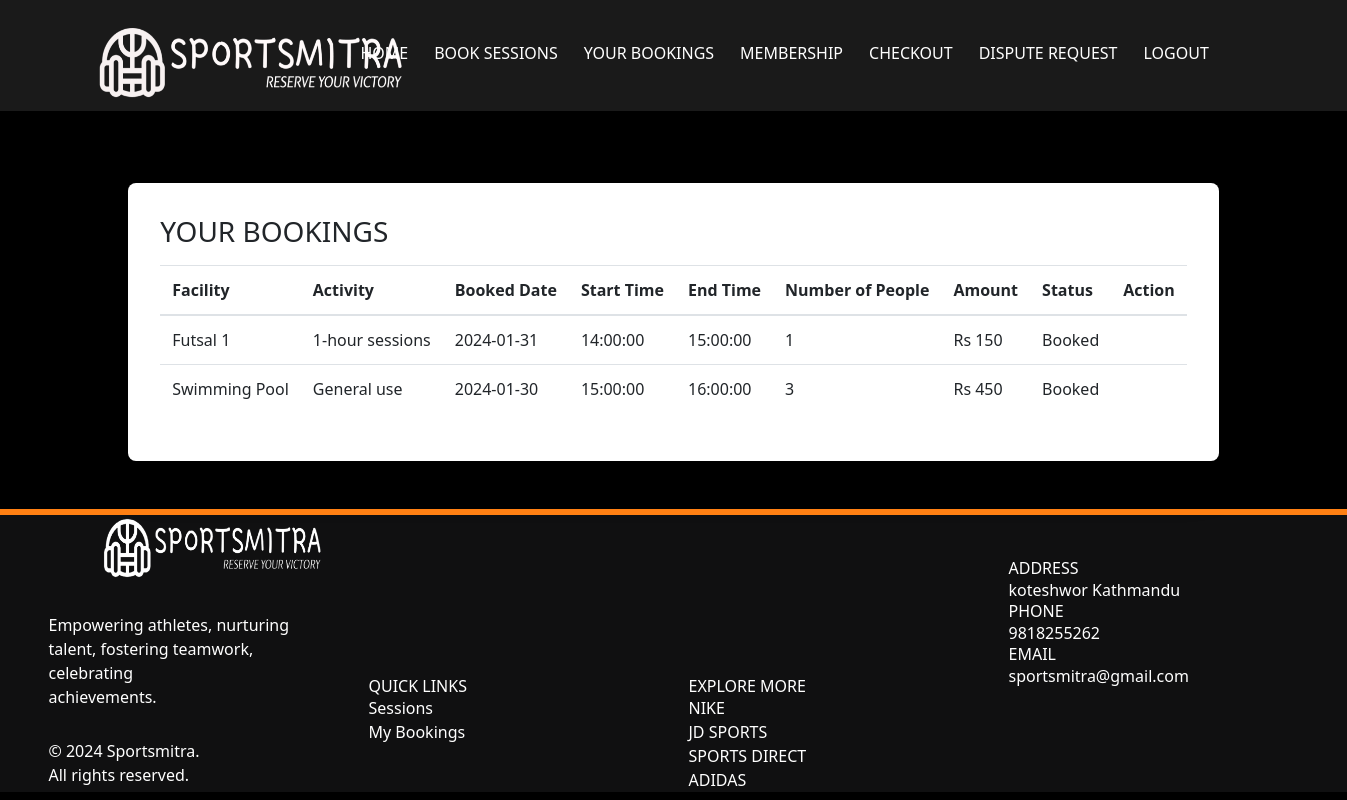
/my_bookings (signed in), run on the app's committed database.
### app/models.py (models this page shows, shortened)
class Booking(db.Model):
    __tablename__ = "Booking"
    id = db.Column(db.Integer, primary_key=True)
    user_id = db.Column(db.Integer, db.ForeignKey('UserAccount.id'))
    Book_Time = db.Column(db.Date, index=True)
    Status = db.Column(db.String(500), index=True)
    session_id = db.Column(db.Integer, db.ForeignKey('Sessions.id'))
    Size = db.Column(db.Integer, index=True)
    Amount = db.Column(db.Integer, index=True)
    activity_id = db.Column(db.Integer, db.ForeignKey('activity.id'))
    activity = db.relationship(
        "Activity", backref=db.backref("bookings", lazy="dynamic"))
    user = db.relationship(
        "UserAccount", backref=db.backref("bookings", lazy="dynamic"))
    session = db.relationship(
        "Sessions", backref=db.backref("bookings", lazy="dynamic"))
    receipt_id = db.Column(db.Integer, db.ForeignKey('receipt.id'))
    receipt = db.relationship("Receipt", backref=db.backref("bookings", lazy="dynamic"), foreign_keys=[
                              receipt_id])  # Update relationship attribute for Receipt

class Facility(db.Model):
    id = db.Column(db.Integer, primary_key=True)
    Name = db.Column(db.String(500), index=True)
    Capacity = db.Column(db.Integer, index=True)
    Start_Facility = db.Column(db.String(500), index=True)
    End_Facility = db.Column(db.String(500), index=True)

class Activity(db.Model):
    id = db.Column(db.Integer, primary_key=True)
    facility_id = db.Column(db.Integer, db.ForeignKey('facility.id'))
    Activity_Name = db.Column(db.String(500), index=True)
    Amount = db.Column(db.Integer, index=True)
    facility = db.relationship(
        "Facility", backref=db.backref("activities", lazy="dynamic"))

class Sessions(db.Model):
    __tablename__ = "Sessions"
    id = db.Column(db.Integer, primary_key=True)
    Date = db.Column(db.Date, index=True)
    Start_time = db.Column(db.Time, index=True)
    End_time = db.Column(db.Time, index=True)
    Remaining_Cap = db.Column(db.Integer, index=True)
    facility_id = db.Column(db.Integer, db.ForeignKey("facility.id"))
    facility = db.relationship(
        "Facility", backref=db.backref("sessions", lazy="dynamic"))
    activities = db.relationship(
        "Activity", secondary=session_activity_association, backref=db.backref("sessions", lazy="dynamic"))

### app/views.py (the view)
@app.route('/my_bookings')
@login_required
@require_role(role="User")
def my_bookings():
    bookings = Booking.query.filter_by(
        user_id=current_user.id, Status="Booked").all()
    current_time = datetime.now().date()
    return render_template('my_bookings.html', bookings=bookings, current_time=current_time, User=current_user)

### app/models.py (called while the page is built)
    def has_role(self, role_name):
        my_role = Role.query.filter_by(name=role_name).first()
        if my_role in self.roles:
            return True
        else:
            return False

### app/views.py (called while the page is built)
def require_role(role):
    def decorator(func):
        @wraps(func)
        def wrapped_function(*args, **kwargs):
            if not current_user.has_role(role):
                return redirect("/")
            else:
                return func(*args, **kwargs)
        return wrapped_function
    return decorator

@login_manager.user_loader
def load_user(id):
    return UserAccount.query.get(int(id))

### app/templates/my_bookings.html (shortened to what this page needs)
<!DOCTYPE html>
<html lang="en">
  <head>
    <link href="../static/css/animate.css" rel="stylesheet" />
    <link
      rel="stylesheet"
      href="../static/css/bootstrap.min.css"
      type="text/css"
    />
    <link rel="stylesheet" type="text/css" href="../static/css/style.css" />
    <link
      rel="stylesheet"
      href="https://cdn.jsdelivr.net/npm/tailwindcss@latest/dist/tailwind.min.css"
    />
  </head>
  <body>
    <nav class="navbar navbar-expand-md navbar-dark">
      <div class="container" style="padding-top: 15px;">
        <a class="navbar-brand mr-auto" href="/"
          ><img src="../static/images/nb.png" alt="Sportsmitra" class="logo"
        /></a>
        <div class="collapse navbar-collapse" id="collapsibleNavbar">
          <ul class="navbar-nav ml-auto">
            <li class="nav-item"><a class="nav-link" href="/user">Home</a></li>
            <li class="nav-item"><a class="nav-link" href="/lookup_venue">Book Sessions</a></li>
            <li class="nav-item"><a class="nav-link" href="/my_bookings">Your Bookings</a></li>
            <li class="nav-item"><a class="nav-link" href="{{ url_for('order_subscription', username=current_user.User) }}">Membership</a></li>
            <li class="nav-item"><a class="nav-link" href="/checkout_page">Checkout</a></li>
            <li class="nav-item"><a class="nav-link" href="/refund_form">Dispute Request</a></li>
            <li class="nav-item"><a class="nav-link" href="#" id="logout">Logout</a></li>
            <li class="nav-item">
            </li>
        </ul>
        </div>
      </div>
    </nav>
    <br />
    <br />
    <br />
    <div class="w-full flex items-center justify-center px-4">
      <div class="max-w-screen-xl">
        <div class="bg-white p-8 rounded-lg shadow-lg">
           {% if
          bookings %}
          <b><h1 class="h3 mb-3 font-weight-normal">YOUR BOOKINGS</h1></b>
          <div class="table-responsive">
            <table class="table table-hover w-full">
              <thead>
                <tr>
                  <th>Facility</th>
                  <th>Activity</th>
                  <th>Booked Date</th>
                  <th>Start Time</th>
                  <th>End Time</th>
                  <th>Number of People</th>
                  <th>Amount</th>
                  <th>Status</th>
                  <th>Action</th>
                </tr>
              </thead>
              <tbody>
                {% for item in bookings %}
                <tr>
                  <td>{{ item.session.facility.Name }}</td>
                  <td>{{ item.activity.Activity_Name }}</td>
                  <td>{{ item.Book_Time }}</td>
                  <td>{{ item.session.Start_time }}</td>
                  <td>{{ item.session.End_time }}</td>
                  <td>{{ item.Size }}</td>
                  <td>Rs {{ item.Size * item.activity.Amount }}</td>
                  <td>{{ item.Status }}</td>
                  <td>
                  </td>
                </tr>
                {% endfor %}
            </table>
          </div>
        </div>
      </div>
    </div>
    {% endif %}
    <br />
    <br />
    <footer class="container-fluid">
      <div class="container">
        <div class="row">
          <div
            class="col-md-3 footer1 d-flex wow bounceInLeft"
            data-wow-delay=".25s"
          >
            <div class="d-flex flex-wrap align-content-center">
              <a href="#"
                ><img src="../static/images/fnb.png" alt="logo" class="logo"
              /></a>
              <p>
                Empowering athletes, nurturing talent, fostering teamwork,
                celebrating <br />
                achievements.
              </p>
              <p>&copy; 2024 Sportsmitra. <br />All rights reserved.<br /></p>
            </div>
          </div>
          <div
            class="col-md-3 footer2 wow bounceInUp"
            data-wow-delay=".25s"
            id="contact"
          >
            <br />
            <br />
            <br />
            <br />
            <br />
            <br />
            <br />
            <h5>QUICK LINKS</h5>
            <a href="/lookup_venue">Sessions</a><br />
            <a href="/my_bookings">My Bookings</a><br />
          </div>
          <div
            class="col-md-3 footer2 wow bounceInUp"
            data-wow-delay=".25s"
            id="contact"
          >
            <br />
            <br />
            <br />
            <br />
            <br />
            <br />
            <br />
            <h5>EXPLORE MORE</h5>
            <a href="https://www.nike.com"> NIKE </a><br />
            <a href="https://www.jdsports.com"> JD SPORTS </a><br />
            <a href="https://www.sportsdirect.com"> SPORTS DIRECT </a><br />
            <a href="https://www.adidas.co.uk"> ADIDAS </a><br />
          </div>
          <div class="col-md-3 footer3 wow bounceInRight" data-wow-delay=".25s">
            <h5>ADDRESS</h5>
            <p>koteshwor Kathmandu</p>
            <h5>PHONE</h5>
            <p>9818255262</p>
            <h5>EMAIL</h5>
            <p>sportsmitra@gmail.com</p>
          </div>
        </div>
      </div>
    </footer>
  </body>
</html>

### app/static/css/style.css (style rules this page uses)
body { font-family: "Lato", sans-serif; overflow: hidden; overflow-y: scroll; background-color: #000; }
body nav { background: rgba(255, 255, 255, 0.1); }
body nav .navbar-nav a { font-size: 16px; text-transform: uppercase; color: #fff !important; transition: all 0.3s; -webkit-transition: all 0.3s; -ms-transition: all 0.3s; -o-transition: all 0.3s; }
a, a:hover { color: #ff8013; }
footer { background: #101011; color: #fff; }
footer .footer1 p { margin-top: 30px; }
footer .footer3 { padding-top: 50px; }
footer::before { content: ""; position: absolute; border: 3px solid #ff8013; width: 100%; left: 0; }
.logo { height: 70px; width: auto; margin-left: 50px; margin-right: 50px; }
.nav-item { flex: 0 0 auto; margin-right: 10px; }

### data on the page
Booking: session.facility.Name "Futsal 1", activity.Activity_Name "1-hour sessions", Book_Time "2024-01-31", session.Start_time "14:00:00", session.End_time "15:00:00", Size "1", item.Size*item.activity.Amount "150", Status "Booked"
Booking: session.facility.Name "Swimming Pool", activity.Activity_Name "General use", Book_Time "2024-01-30", session.Start_time "15:00:00", session.End_time "16:00:00", Size "3", item.Size*item.activity.Amount "450", Status "Booked"
